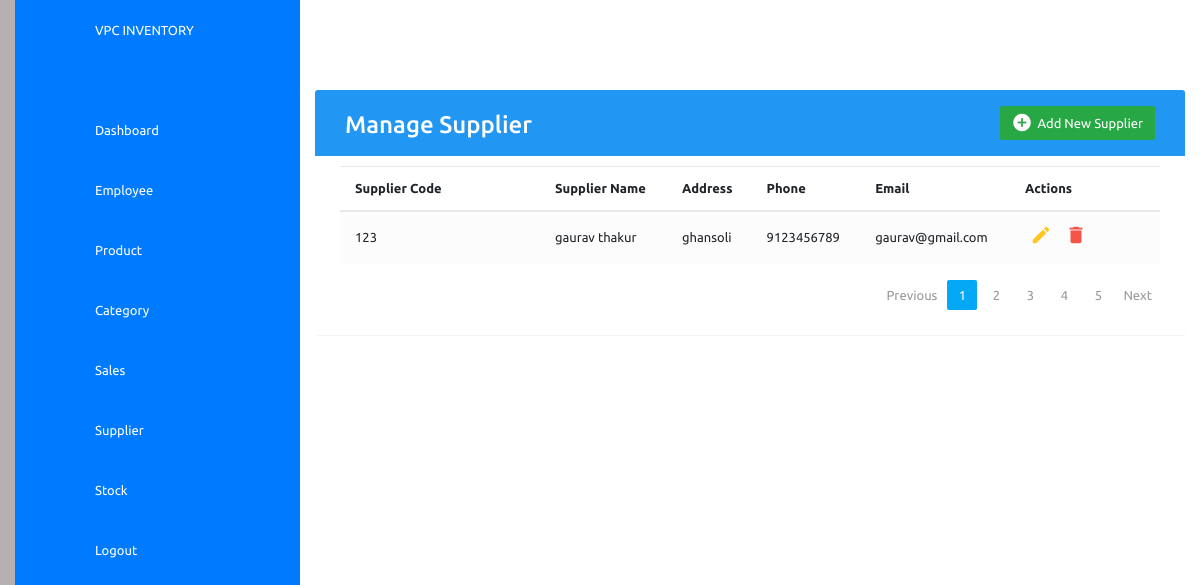
/sup/, run on the app's committed database.
### inventory/models.py (models this page shows)
class Supplier(models.Model):
    suppliercode = models.CharField(max_length=200, unique=True)
    name = models.CharField(max_length=100, unique=True)
    address = models.TextField()
    phone = models.IntegerField(unique=True)
    email = models.EmailField(max_length=100, unique=True)

### inventory/views.py (the view)
# urls.py: path('sup/', views.SupplierPage, name='sup'),
def SupplierPage(request):
    sup = Supplier.objects.all()
    context = {
        'sup': sup,
    }
    return render(request, 'sup.html', context)

### templates/sup.html (shortened to what this page needs)
{% extends 'home.html'%}
{% block content %}
<!DOCTYPE html>
<html lang="en">
<head>
<link rel="stylesheet" href="https://maxcdn.bootstrapcdn.com/font-awesome/4.7.0/css/font-awesome.min.css">
<link rel="stylesheet" href="https://maxcdn.bootstrapcdn.com/bootstrap/4.5.2/css/bootstrap.min.css">
<body>
  <body>
    <div class="container">
        <div class="table-wrapper">
            <div class="table-title">
                <div class="row">
                    <div class="col-sm-6">
						<h2>Manage Supplier</h2>
					</div>
					<div class="col-sm-6">
						<a href="#addSuppliersModal" class="btn btn-success" data-toggle="modal"><i class="material-icons">&#xE147;</i> <span>Add New Supplier	</span></a>
					</div>
                </div>
            </div>
            <table class="table table-striped table-hover">
                <thead>
                    <tr>
                        <th>Supplier Code</th>
						<th>Supplier Name</th>
                        <th>Address</th>
                        <th>Phone</th>
                        <th>Email</th>
                        <th>Actions</th>
                    </tr>
                </thead>
                <tbody>
                    {% for i in sup %}
                    <tr>
                        <td>{{i.suppliercode}}</td>
						<td>{{i.name}}</td>
                        <td>{{i.address}}</td>
                        <td>{{i.phone}}</td>
                        <td>{{i.email}}</td>
                        <td>
                            <a href="#editSuppliersModal-{{forloop.counter}}" class="edit" data-toggle="modal"><i class="material-icons" data-toggle="tooltip" title="Edit">&#xE254;</i></a>
                            <a href="#deleteSuppliersModal-{{forloop.counter}}" class="delete" data-toggle="modal"><i class="material-icons" data-toggle="tooltip" title="Delete">&#xE872;</i></a>
                        </td>
                    </tr>
                    {% endfor %}
                </tbody>
            </table>
			<div class="clearfix">
                <ul class="pagination">
                    <li class="page-item disabled"><a href="#">Previous</a></li>
                    <li class="page-item active"><a href="#" class="page-link">1</a></li>
                    <li class="page-item"><a href="#" class="page-link">2</a></li>
                    <li class="page-item"><a href="#" class="page-link">3</a></li>
                    <li class="page-item"><a href="#" class="page-link">4</a></li>
                    <li class="page-item"><a href="#" class="page-link">5</a></li>
                    <li class="page-item"><a href="#" class="page-link">Next</a></li>
                </ul>
            </div>
        </div>
    </div>
	{%endblock%}

### templates/home.html (style rules this page uses)
* { font-family: "Ubuntu", sans-serif; margin: 0; padding: 0; box-sizing: border-box; }
:root { --blue: #2196F3; --white: #fff; --gray: #f5f5f5; --black1: #222; --black2: #999; }
body { min-height: 100vh; overflow-x: hidden; }
.container { position: relative; width: 100%; }

### templates/sup.html (style rules this page uses)
body { color: #566787; background: #B5B0B0; font-family: 'Varela Round', sans-serif; font-size: 13px; }
.container { max-width: 1730px; }
.table-wrapper { background: #fff; padding: 20px 25px; margin: 30px 0; border-radius: 3px; box-shadow: 0 1px 1px rgba(0,0,0,.05); }
.table-title { padding-bottom: 15px; background: #2196F3; color: #fff; padding: 16px 30px; margin: -20px -25px 10px; border-radius: 3px 3px 0 0; }
.table-title h2 { margin: 5px 0 0; font-size: 24px; }
.table-title .btn { color: #fff; float: right; font-size: 13px; border: none; min-width: 50px; border-radius: 2px; border: none; outline: none !important; margin-left: 10px; }
.table-title .btn i { float: left; font-size: 21px; margin-right: 5px; }
.table-title .btn span { float: left; margin-top: 2px; }
table.table tr th, table.table tr td { border-color: #e9e9e9; padding: 12px 15px; vertical-align: middle; }
table.table tr th:first-child { width: 200px; }
table.table tr th:last-child { width: 150px; }
table.table-striped tbody tr:nth-of-type(odd) { background-color: #fcfcfc; }
table.table td:last-child i { opacity: 0.9; font-size: 22px; margin: 0 5px; }
table.table td a { font-weight: bold; color: #566787; display: inline-block; text-decoration: none; outline: none !important; }
table.table td a.edit { color: #FFC107; }
table.table td a.delete { color: #F44336; }
table.table td i { font-size: 19px; }
.pagination { float: right; margin: 0 0 5px; }
.pagination li a { border: none; font-size: 13px; min-width: 30px; min-height: 30px; color: #999; margin: 0 2px; line-height: 30px; border-radius: 2px !important; text-align: center; padding: 0 6px; }
.pagination li.active a, .pagination li.active a.page-link { background: #03A9F4; }

### data on the page
Supplier: suppliercode "123", name "gaurav thakur", address "ghansoli", phone "9123456789", email "gaurav@gmail.com"
